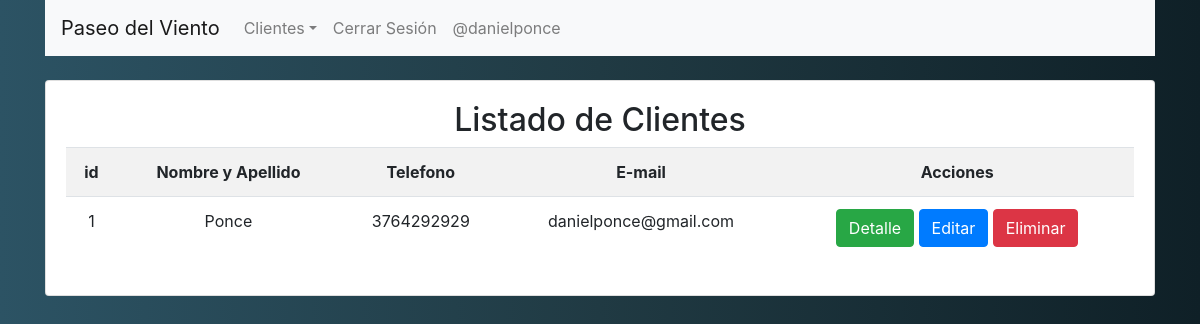
The app's page /listar-clientes/ (signed in) with its own data.
### app001/models.py (models this page shows, shortened)
class Cliente(models.Model):
    nombres = models.CharField(max_length=100)
    apellidos = models.CharField(max_length=100)
    telefono = models.CharField(max_length=100, blank=True)
    email = models.EmailField(blank=True)
    observaciones=models.TextField(blank=True)
    class Meta:
            verbose_name_plural = 'Clientes'

### app001/views.py (the view)
# urls.py: path('listar-clientes/', listar_clientes, name='listar_clientes'),
def listar_clientes(request):
    clientes = Cliente.objects.all().order_by('id')
    data = {
        'clientes': clientes
    }
    return render(request, 'app001/cliente/listar.html', data)

### app001/templates/app001/cliente/listar.html (shortened to what this page needs)
{% extends "app001/layout.html" %} {% block body %} {% load crispy_forms_tags %}
{% if clientes %}
<div class="card">
  <card class="card-body text-center">
    <h2>Listado de Clientes</h2>
    <table class="table table-striped table-hover table-responsive-sm">
      <tr>
        <th>id</th>
        <th>Nombre y Apellido</th>
        <th>Telefono</th>
        <th>E-mail</th>
        <th>Acciones</th>
      </tr>
      {% for cliente in clientes %}
      <tr>
        <td>{{cliente.id}}</td>
        <td>{{cliente.nombre}} {{cliente.apellidos}}</td>
        <td>{{cliente.telefono}}</td>
        <td>{{cliente.email}}</td>
        <td>
          <a
            href="{% url 'app001:detalle_cliente' cliente.id %}"
            class="btn btn-success"
          >Detalle</a>
          <a
            href="{% url 'app001:modificar_cliente' cliente.id %}"
            class="btn btn-primary"
          >Editar</a>
          <a
            href="#"
            class="btn btn-danger"
            onclick="eliminarCliente({{cliente.id}})"
          >Eliminar</a>
        </td>
      </tr>
      {% endfor %}
    </table>
  </card>
</div>
{% endif %} {% endblock %}

### app001/templates/app001/layout.html (shortened to what this page needs)
{% load static %}
<!DOCTYPE html>
<html lang="en">
  <head>
    <link
      rel="stylesheet"
      href="https://cdn.jsdelivr.net/npm/bootstrap@4.6.1/dist/css/bootstrap.min.css"
    />
  </head>
  <body style="background: #0F2027;
  background: -webkit-linear-gradient(to right, #2C5364, #203A43, #0F2027);
  background: linear-gradient(to right, #2C5364, #203A43, #0F2027);">
    <div class="container">
    <nav class="navbar navbar-expand-lg navbar-light bg-light">
      <a class="navbar-brand" href="{% url 'app001:listar_clientes' %}">Paseo del Viento</a>
      <div class="collapse navbar-collapse" id="navbarSupportedContent">
        <ul class="navbar-nav mr-auto">
          <li class="nav-item dropdown">
            <a class="nav-link dropdown-toggle" href="#" id="navbarDropdown" role="button" data-toggle="dropdown" aria-expanded="false">Clientes</a>
          </li>
          {% if user.is_authenticated %}
              <li class="nav-item">
                <a class="nav-link" href="{% url 'logout' %}">Cerrar Sesión</a>
              </li>
              <li class="nav-item">
                <a class="nav-link" href="#">@{{user.username}}</a>
              </li class="nav-item">
              {% endif %}
        </ul>
      </div>
    </nav>
  </div>
  <br>
    <div class="container">{% block body %} {% endblock %}</div>
  </body>
</html>

### records on screen
Cliente: id "1", apellidos "Ponce", telefono "3764292929", email "danielponce@gmail.com"

### other values on screen
{{ user.username }} "danielponce"
